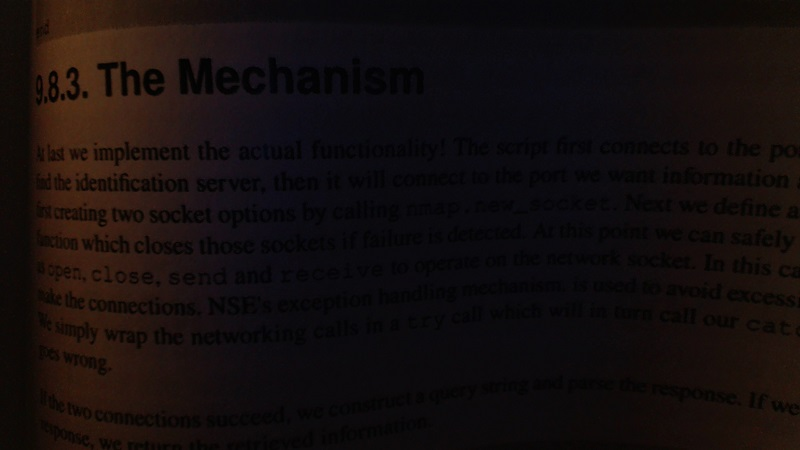
#> input picture images/bookpage.jpg, 800 x 450 px, given in place of the camera
$ python 10_Edge_Detection.py   (older library calls are emulated)
#> lines starting #> are read from the running program, lines starting #| are printed output that depends on the picture
import cv2
import numpy as np

cap = cv2.VideoCapture(0)


while(1):

    # Take each frame
    _, frame = cap.read()
#> frame is the input picture: shape (450, 800, 3); mean B, G, R 13.4, 13.6, 20.3
    width = frame.shape[1]
#> width = 800
    hight = frame.shape[0]
#> hight = 450
    frame = cv2.resize(frame, (int(width*0.5),int(hight*0.5)))
#> frame: shape (225, 400, 3)
    hsv = cv2.cvtColor(frame, cv2.COLOR_BGR2HSV)
#> hsv: shape (225, 400, 3); mean H, S, V 81.2, 107.4, 22

    lower_red = np.array([30,150,50])
    upper_red = np.array([255,255,180])

    mask = cv2.inRange(hsv, lower_red, upper_red)
#> mask: shape (225, 400); every value is 0
    res = cv2.bitwise_and(frame,frame, mask= mask)
#> res: shape (225, 400, 3); every value is 0

    laplacian = cv2.Laplacian(frame,cv2.CV_64F)
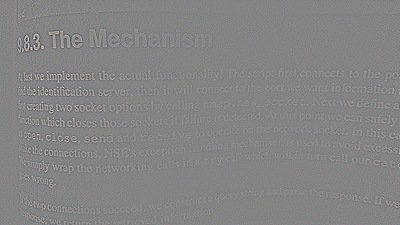
#> laplacian: shape (225, 400, 3) float64; mean B, G, R 0, 0, 0; drawn with min black and max white
    sobelx = cv2.Sobel(frame,cv2.CV_64F,1,0,ksize=5)
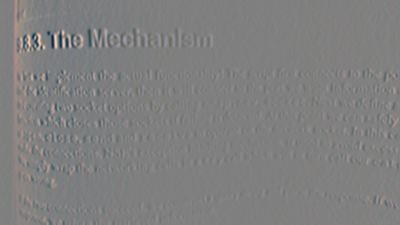
#> sobelx: shape (225, 400, 3) float64; mean B, G, R 1.5, 2.7, 4.6; drawn with min black and max white
    sobely = cv2.Sobel(frame,cv2.CV_64F,0,1,ksize=5)
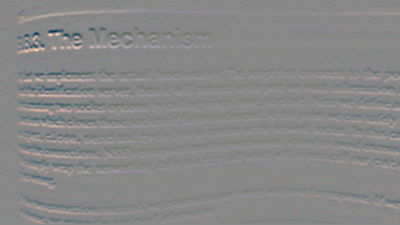
#> sobely: shape (225, 400, 3) float64; mean B, G, R -1.9, -1.5, -1.6; drawn with min black and max white

    cv2.imshow('Original',frame)
    cv2.imshow('Mask',mask)
    cv2.imshow('laplacian',laplacian)
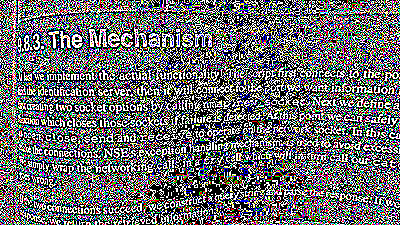
#> window 'laplacian': shape (225, 400, 3); mean B, G, R 109.3, 106.7, 106.8
    cv2.imshow('sobelx',sobelx)
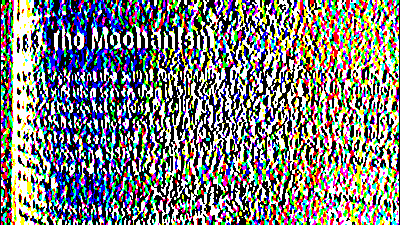
#> window 'sobelx': shape (225, 400, 3); mean B, G, R 125.2, 126.1, 125
    cv2.imshow('sobely',sobely)
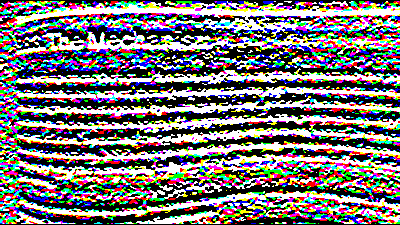
#> window 'sobely': shape (225, 400, 3); mean B, G, R 118, 116.7, 120.5

    if cv2.waitKey(1) & 0xFF == ord('q'):
#> (key q is pressed here)
        break

cv2.destroyAllWindows()
cap.release()
